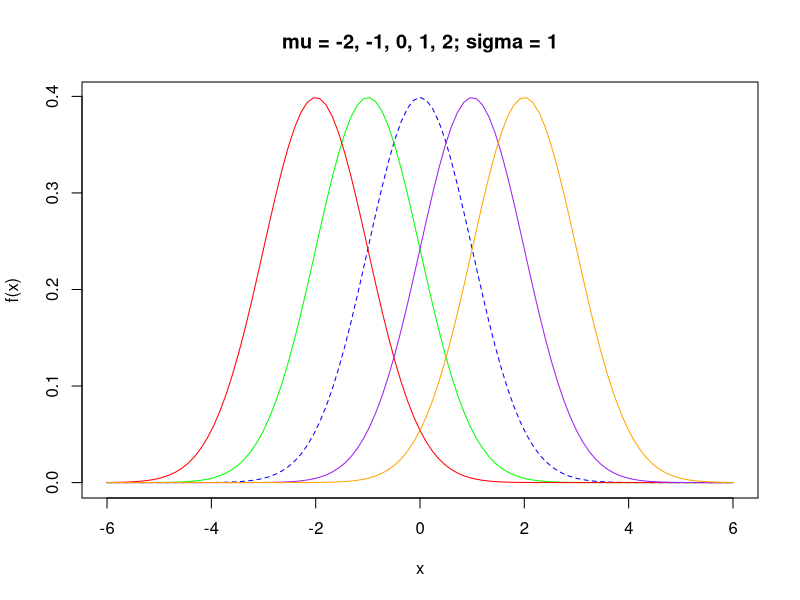
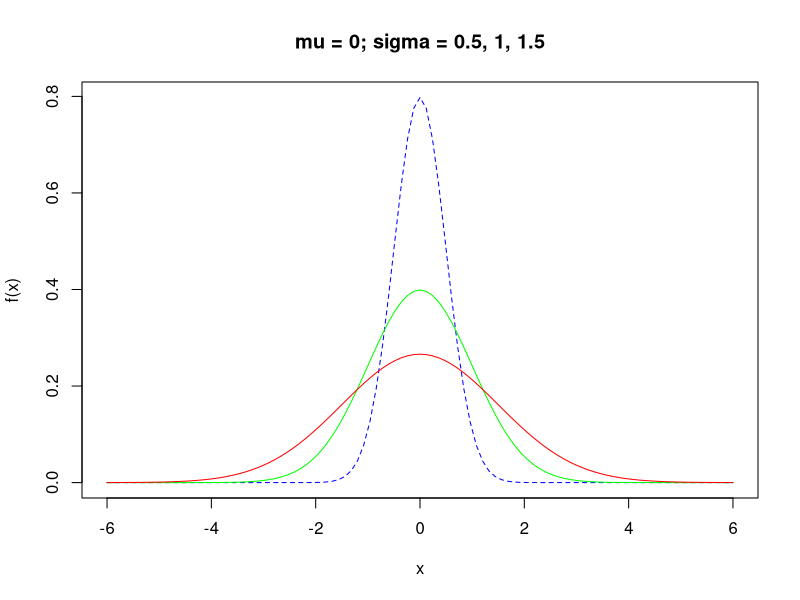
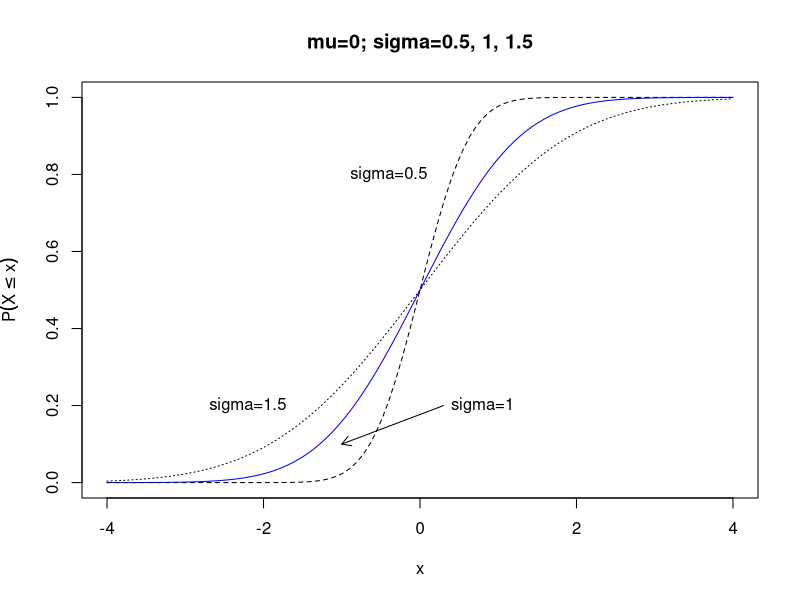
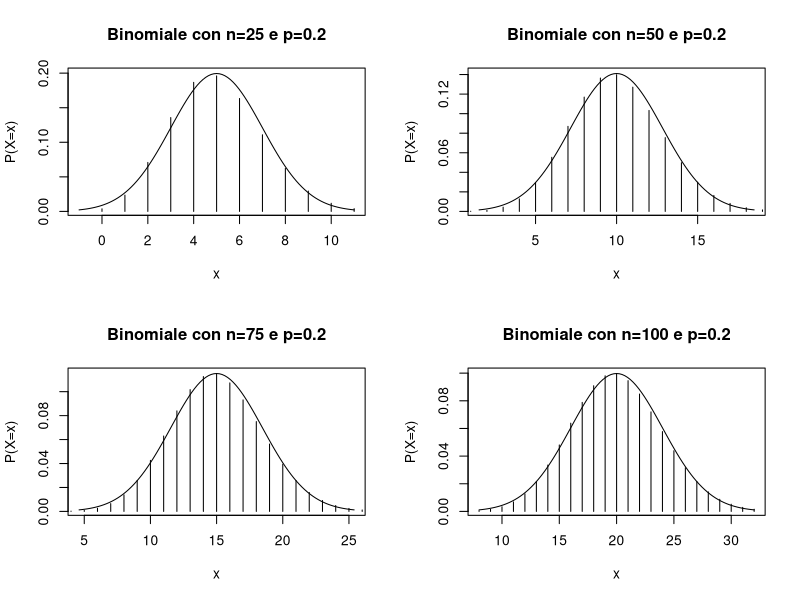
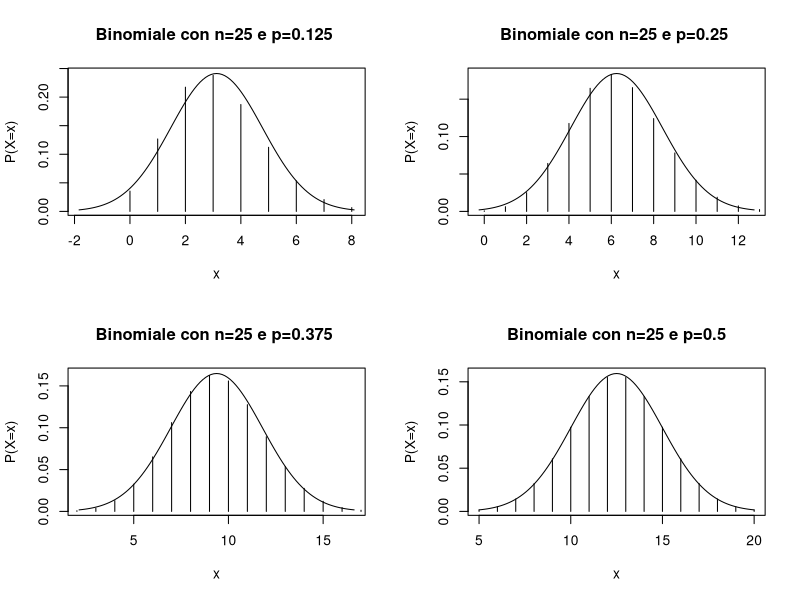
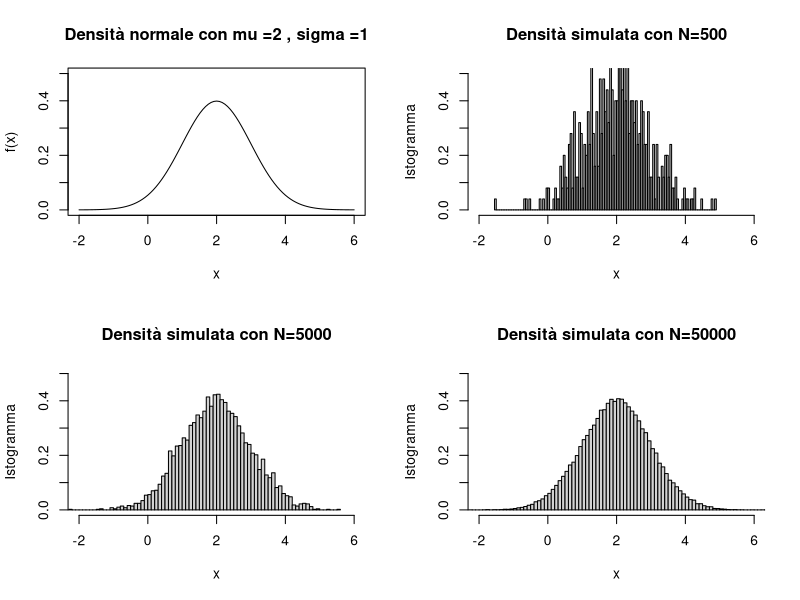
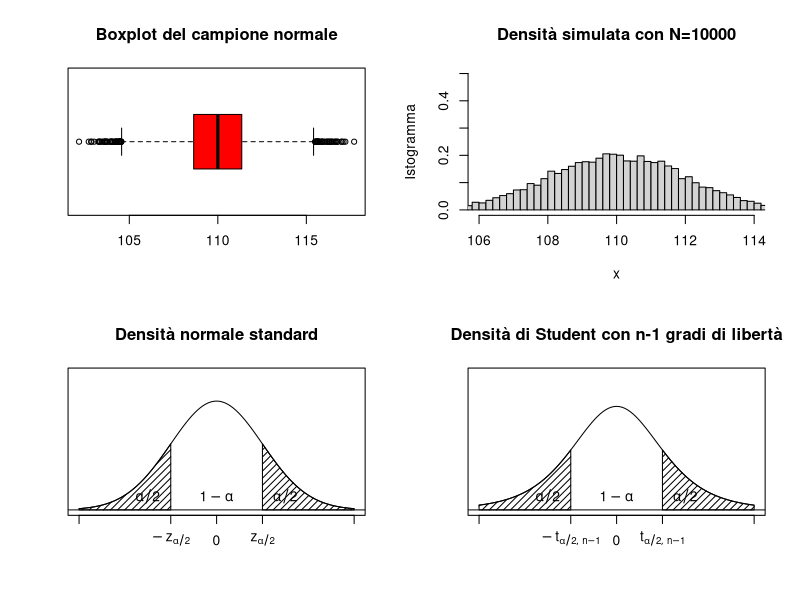
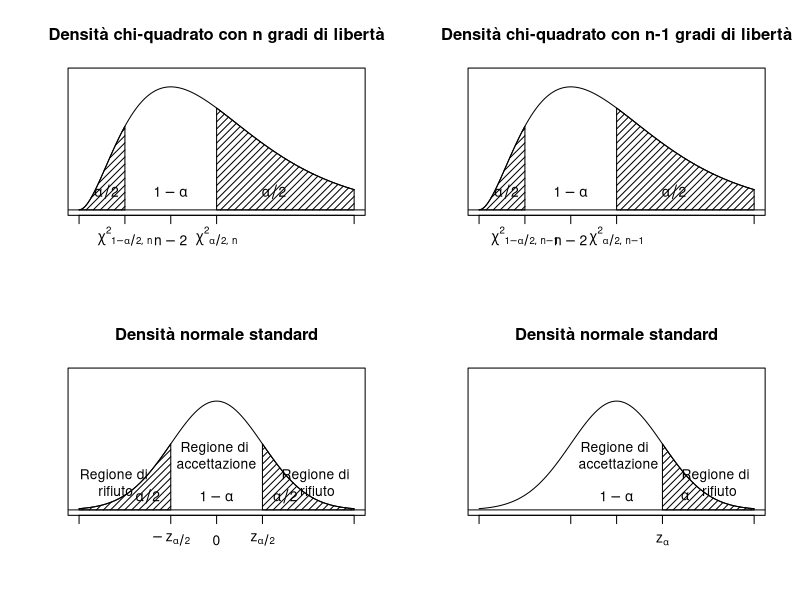

R code for these plots, in order:
## ---- chunk 1
x <- seq(from = -7.5, to = 7.55, by = 0.1)

curve(dnorm(x, mean= 0, sd = 1), from = -6, to= 6, xlab = "x", ylab="f(x)",
      main="mu = -2, -1, 0, 1, 2; sigma = 1", col="blue", lty=2)
curve(dnorm(x, mean= -1, sd = 1), from = -6, to= 6, xlab = "x", ylab="f(x)",
      add = TRUE, col="green")
curve(dnorm(x, mean= -2, sd = 1), from = -6, to= 6, xlab = "x", ylab="f(x)",
      add = TRUE, col="red")
curve(dnorm(x, mean= 1, sd = 1), from = -6, to= 6, xlab = "x", ylab="f(x)",
      add = TRUE, col="purple")
curve(dnorm(x, mean= 2, sd = 1), from = -6, to= 6, xlab = "x", ylab="f(x)",
      add = TRUE, col="orange")
## ---- chunk 2
curve(dnorm(x, mean= 0, sd = 0.5), from = -6, to= 6, xlab = "x", ylab="f(x)", 
      main = "mu = 0; sigma = 0.5, 1, 1.5", col="blue", lty=2)
curve(dnorm(x, mean= 0, sd = 1), from = -6, to= 6, xlab = "x", ylab="f(x)",
      add = TRUE, col="green")
curve(dnorm(x, mean= 0, sd = 1.5), from = -6, to= 6, xlab = "x", ylab="f(x)",
      add = TRUE, col="red")
## ---- chunk 3
curve(pnorm(x, mean = 0, sd = 0.5), from=-4, to=4, xlab = "x", 
      ylab = expression(P(X<=x)), 
      main="mu=0; sigma=0.5, 1, 1.5", lty=2)
text(-0.4, 0.8, "sigma=0.5")
curve(pnorm(x, mean=0, sd=1), add = TRUE, col="blue")
arrows(-1,0.1,0.3,0.2,code = 1,length = 0.10)
text(0.8, 0.2, "sigma=1")
curve(pnorm(x, mean=0, sd=1.5), add = TRUE, lty=3)
text(-2.2,0.2,"sigma=1.5")
## ---- chunk 4
pnorm(3,mean = 0, sd = 1) - pnorm(-3, mean = 0, sd = 1)
## ---- chunk 5
z<-c(0,0.25,0.5,0.75,1)
qnorm(z,mean=0, sd=1)
## ---- chunk 6
par(mfrow =c(2,2))
p<-0.2
q<-1-p
x<-0:25
n<-25
curve(dnorm(x,n*p,sqrt(n*p*q)),from=n*p-3*sqrt(n*p*q),
      to=n*p+3*sqrt(n*p*q),xlab="x",ylab="P(X=x)",
      main="Binomiale con n=25 e p=0.2")
lines(x,dbinom (x,n ,0.2) ,type="h")
x<-0:50
n<-50
curve(dnorm(x,n*p,sqrt(n*p*q)),from=n*p-3*sqrt(n*p*q),
      to=n*p+3*sqrt(n*p*q),xlab="x",ylab="P(X=x)",
      main="Binomiale con n=50 e p=0.2")
lines(x,dbinom (x,n ,0.2) ,type="h")
x<-0:75
n<-75
curve(dnorm(x,n*p,sqrt(n*p*q)),from=n*p-3*sqrt(n*p*q),
      to=n*p+3*sqrt(n*p*q),xlab="x",ylab="P(X=x)",
      main="Binomiale con n=75 e p=0.2")
lines(x,dbinom (x,n ,0.2) ,type="h")
x<-0:100
n<-100
curve(dnorm (x,n*p,sqrt(n*p*q)),from=n*p-3*sqrt(n*p*q),
      to=n*p+3*sqrt(n*p*q),xlab="x",ylab="P(X=x)",
      main="Binomiale con n=100 e p=0.2")
lines(x,dbinom (x,n ,0.2) ,type="h")
## ---- chunk 7
par(mfrow =c(2,2))
x<-0:25
n<-25
p<-0.125
q<-1-p
curve(dnorm(x,n*p,sqrt(n*p*q)),from=n*p-3*sqrt(n*p*q),
      to=n*p+3*sqrt(n*p*q),xlab="x",ylab="P(X=x)",
      main="Binomiale con n=25 e p=0.125 ")
lines(x,dbinom (x,n ,0.125) ,type="h")
p<-0.25
q<-1-p
curve(dnorm(x,n*p,sqrt(n*p*q)),from=n*p-3*sqrt(n*p*q),
      to=n*p+3*sqrt(n*p*q),xlab="x",ylab="P(X=x)",
      main="Binomiale con n=25 e p=0.25 ")
lines(x,dbinom (x,n ,0.25) ,type="h")
p<-0.375
q<-1-p
curve(dnorm(x,n*p,sqrt(n*p*q)),from=n*p-3*sqrt(n*p*q),
      to=n*p+3*sqrt(n*p*q),xlab="x",ylab="P(X=x)",
      main="Binomiale con n=25 e p=0.375 ")
lines(x,dbinom (x,n ,0.375) ,type="h")
p<-0.5
q<-1-p
curve(dnorm(x,n*p,sqrt(n*p*q)),from=n*p-3*sqrt(n*p*q),
      to=n*p+3*sqrt(n*p*q),xlab="x",ylab="P(X=x)",
      main="Binomiale con n=25 e p=0.5")
lines(x,dbinom (x,n ,0.5) ,type="h")
## ---- chunk 8
par ( mfrow = c (2 ,2) )
curve(dnorm(x,mean=2,sd =1),from=-2, to=6 , xlab="x", ylab="f(x)",
ylim = c (0 ,0.5) , main = " Densità normale con mu =2 , sigma =1 " )

sim1<-rnorm(500,mean=2,sd =1)
hist ( sim1 , freq =F , xlim = c ( -2 ,6) , ylim = c (0 ,0.5) ,
       breaks =100 , xlab = " x " ,
       ylab = " Istogramma " , main = " Densità simulata con N=500 " )

sim2 <- rnorm (5000 , mean =2 , sd =1)
hist ( sim2 , freq =F , xlim = c ( -2 ,6) , ylim = c (0 ,0.5) ,
       breaks =100 , xlab = " x " ,
       ylab = " Istogramma " , main = " Densità simulata con N=5000 " )

sim3 <- rnorm (50000 , mean =2 , sd =1)
hist ( sim3 , freq =F , xlim = c ( -2 ,6) , ylim = c (0 ,0.5) , 
       breaks =100 , xlab = " x " ,
       ylab = "Istogramma" , main = " Densità simulata con N=50000 " )
## ---- chunk 9
campione <- rnorm(10000, mean = 110, sd = 2)
## ---- chunk 10
mean(campione)
## ---- chunk 11
var(campione)
## ---- chunk 12
sd(campione)
## ---- chunk 13
quantile(campione)
## ---- chunk 14
boxplot(campione, horizontal = T, main="Boxplot del campione normale", col="red")
## ---- chunk 15
hist (campione , freq =F , xlim = c (106,114) , ylim = c (0 ,0.5) , breaks =100 , 
      xlab = " x " ,ylab = "Istogramma" , main = " Densità simulata con N=10000 ")
## ---- chunk 16
stimaMeanMomenti <- mean(campione)
stimaMeanMomenti
## ---- chunk 17
stimaVarMomenti <- (length(campione)-1) * var(campione)/length(campione)
stimaVarMomenti
## ---- chunk 18
curve(dnorm (x,mean=0,sd=1) ,from=-3, to=3, axes=FALSE ,ylim=c(0 ,0.5) ,
xlab="",ylab="",main="Densità normale standard")
text (0,0.05, expression (1- alpha))
axis(1,c(-3,-1,0,1,3) ,c("",expression (-z[alpha /2]) ,
0, expression (z[alpha /2]) ,""))
vals <-seq(-3,-1, length =100)
x<-c(-3,vals ,-1,-3)
y<-c(0, dnorm(vals) ,0,0)
polygon (x,y,density =20, angle =45)
vals <-seq(1,3, length =100)
x<-c(1,vals ,3,1)
y<-c(0, dnorm(vals) ,0,0)
polygon (x,y,density =20, angle =45)
abline (h=0)
text (-1.5,0.05, expression (alpha/2))
text (1.5 ,0.05 , expression (alpha/2))
box ()
## ---- chunk 19
alpha <- 1-0.95

deviazioneStandard <- 2

n<-length(campione)

#limite inferiore
mean(campione)-qnorm(1-alpha/2, mean=0, sd=1)*deviazioneStandard/sqrt(n)
## ---- chunk 20
#limite superiore
mean(campione)+qnorm(1-alpha/2, mean=0, sd=1)*deviazioneStandard/sqrt(n)
## ---- chunk 21
curve(dt(x,df =5) ,from=-3, to=3, axes=FALSE ,ylim=c(0 ,0.5) ,xlab="",
ylab="",main="Densità di Student con n-1 gradi di libertà")
text(0,0.05, expression (1- alpha ))
axis(1,c(-3,-1,0,1,3) ,c("",expression (-t[list(alpha/2,n-1) ]) ,0,
expression (t[list(alpha/2,n-1) ]),""))
vals <-seq(-3,-1, length =100)
x<-c(-3,vals ,-1,-3)
y<-c(0,dt(vals ,df=5) ,0,0)
polygon (x,y,density =20, angle =45)
vals <-seq(1,3, length =100)
x<-c(1,vals ,3,1)
y<-c(0,dt(vals ,df=5) ,0,0)
polygon (x,y,density =20, angle =45)
abline (h=0)
text (-1.5,0.05, expression (alpha/2))
text (1.5 ,0.05 , expression (alpha/2))
box ()
## ---- chunk 22
alpha <- 1-0.95

ds <- sd(campione)
n <- length(campione)

#stima limite inferiore
mean(campione)-qt(1-alpha/2, df=n-1)*ds/sqrt(n)
## ---- chunk 23
#stima limite superiore
mean(campione)+qt(1-alpha/2, df=n-1)*ds/sqrt(n)
## ---- chunk 24
curve(dchisq (x,df=6) ,from=0, to=12, axes=FALSE ,ylim=c(0 ,0.15),
xlab="",ylab="",main="Densità chi-quadrato con n gradi di libertà")
text (4,0.02, expression (1- alpha))
axis(1,c(0,2,4,6,12) ,c("",expression ({ chi ^2}[ list(1- alpha/2,n)]),expression (n-2) ,expression ({chi ^2}[ list(alpha /2,n)]),""))
vals <-seq(0,2, length =100)
x<-c(0,vals ,2,0)
y<-c(0, dchisq (vals ,df=6) ,0,0)
polygon (x,y,density =20, angle =45)
vals <-seq (6,12, length =100)
x<-c(6,vals ,12 ,6)
y<-c(0, dchisq (vals ,df=6) ,0,0)
polygon (x,y,density =20, angle =45)
abline (h=0)
text (1.2 ,0.02 , expression (alpha /2))
text (8.5 ,0.02 , expression (alpha /2))
box ()
## ---- chunk 25
alpha <- 1-0.95
n <-length(campione)
mu <- 110

#limite inferiore
((n-1)*var (campione)+n*(mean(campione)-mu)**2)/qchisq(1- alpha/2,df=n)
## ---- chunk 26
#limite superiore
((n-1)*var (campione)+n*(mean(campione)-mu)**2)/qchisq(alpha/2,df=n)
## ---- chunk 27
curve(dchisq (x,df=6) ,from=0, to=12, axes=FALSE ,ylim=c(0 ,0.15),
xlab="",ylab="",main="Densità chi-quadrato con n-1 gradi di libertà")
text(4,0.02, expression (1- alpha ))
axis(1,c(0,2,4,6,12) ,c("",expression ({chi ^2}[ list(1- alpha/2,n-1) ]),expression (n-2) ,expression ({chi ^2}[ list(alpha /2,n-1) ]),""))
vals <-seq(0,2, length =100)
x<-c(0,vals ,2,0)
y<-c(0, dchisq (vals ,df=6) ,0,0)
polygon (x,y,density =20, angle =45)
vals <-seq (6,12, length =100)
x<-c(6,vals ,12 ,6)
y<-c(0, dchisq(vals ,df =6) ,0,0)
polygon (x,y,density =20, angle =45)
abline (h=0)
text (1.2 ,0.02 , expression (alpha/2))
text (8.5 ,0.02 , expression (alpha/2))
box ()
## ---- chunk 28
alpha <- 1-0.95
n <- length(campione)

#stima del limite inferiore
(n-1)*var(campione)/qchisq (1- alpha/2,df=n-1)
## ---- chunk 29
#stima del limite superiore
(n-1)*var(campione)/qchisq (alpha/2,df=n-1)
## ---- chunk 30
campione2 <- rnorm(11000, mean = 100, sd = 1.5)
## ---- chunk 31
mean(campione2)
## ---- chunk 32
var(campione2)
## ---- chunk 33
sd(campione2)
## ---- chunk 34
quantile(campione2)
## ---- chunk 35
alpha <- 1 - 0.95

ncamp1 <- length(campione)
ncamp2 <- length(campione2)

mc1 <- mean(campione)
mc2 <- mean(campione2)

sigmacamp1 <- 4
sigmacamp2 <- 2.25

#limite inferiore

mc1-mc2-qnorm(1-alpha/2,mean=0,sd=1)*sqrt(sigmacamp1^2/ncamp1+sigmacamp2^2/ncamp2)

## ---- chunk 36
#limite superiore
mc1-mc2+qnorm(1-alpha/2,mean=0,sd=1)*sqrt(sigmacamp1 ^2/ncamp1+sigmacamp2^2/ncamp2)
## ---- chunk 37
alpha <- 1 - 0.95

ncamp1 <- length(campione)
ncamp2 <- length(campione2)

mc1 <- mean(campione)
mc2 <- mean(campione2)

sigmacamp1 <- sd(campione)
sigmacamp2 <- sd(campione2)

#limite inferiore
mc1-mc2-qnorm(1-alpha/2,mean=0,sd=1)*sqrt(sigmacamp1^2/ncamp1+sigmacamp2^2/ncamp2)
## ---- chunk 38
#limite superiore
mc1-mc2+qnorm(1-alpha/2,mean=0,sd=1)*sqrt(sigmacamp1^2/ncamp1+sigmacamp2^2/ncamp2)
## ---- chunk 39
curve(dnorm(x,mean=0, sd=1) ,from=-3, to=3, axes=FALSE ,ylim=c(0 ,0.5) ,xlab="",ylab="",main="Densità normale standard")
text(0,0.05, expression (1- alpha ))
text(0,0.2,"Regione di \naccettazione")
axis(1,c(-3,-1,0,1,3) ,c("",expression (-z[alpha/2]) ,0, expression (z[alpha/2]) ,""))
vals <-seq(-3,-1, length =100)
x<-c(-3,vals ,-1,-3)
y<-c(0, dnorm(vals) ,0,0)
polygon (x,y,density =20, angle =45)
vals <-seq(1,3, length =100)
x<-c(1,vals ,3,1)
y<-c(0, dnorm(vals) ,0,0)
polygon (x,y,density =20, angle =45)
abline (h=0)
text (-1.5,0.05, expression (alpha/2))
text (-2.2,0.1, "Regione di \nrifiuto")
text (1.5 ,0.05 , expression (alpha/2))
text (2.2 ,0.1 , "Regione di \nrifiuto")
box ()
## ---- chunk 40

alpha <- 0.05
mu0 <- 110.20
sigma <- 2

qnorm(1-alpha/2, mean=0, sd=1)

## ---- chunk 41
- qnorm(1- alpha/2, mean=0, sd=1)
## ---- chunk 42
n <- length(campione)

meancamp <- mean(campione)

(meancamp-mu0)/(sigma/sqrt(n))
## ---- chunk 43
curve (dnorm (x,mean=0,sd=1) ,from=-3, to=3, axes=FALSE ,ylim=c(0 ,0.5)
,xlab="",
ylab="",main="Densità normale standard")
text (0,0.05, expression (1- alpha))
text (0,0.2,"Regione di \n accettazione")
axis(1,c(-3,-1,0,1,3) ,c(""," "," ",expression (z[alpha ]),""))
vals <-seq(1,3, length =100)
x<-c(1,vals ,3,1)
y<-c(0, dnorm(vals) ,0,0)
polygon (x,y,density =20, angle =45)
abline (h=0)
text (1.5 ,0.05 , expression (alpha))
text (2.2 ,0.1 , "Regione di \n rifiuto")
box ()
## ---- chunk 44
curve (dnorm(x,mean=0,sd =1) ,from=-3, to=3, axes=FALSE ,ylim=c(0 ,0.5)
,xlab="",
ylab="",main="Densità normale standard")
text (0,0.05, expression (1- alpha))
text (0,0.2,"Regione di \n accettazione")
axis(1,c(-3,-1,0,1,3) ,c("",expression (-z[alpha ])," "," ",""))
vals <-seq(-3,-1, length =100)
x<-c(-3,vals ,-1,-3)
y<-c(0, dnorm(vals) ,0,0)
polygon (x,y,density =20, angle =45)
abline (h=0)
text (-1.5,0.05, expression (alpha ))
text (-2.2 ,0.1 , "Regione di \n rifiuto")
box ()
## ---- chunk 45
curve (dt(x,df=5) ,from=-3, to=3, axes=FALSE ,ylim=c(0 ,0.5) ,xlab="",
ylab="",main="Densità di Student con n-1 gradi di libertà")
text (0,0.05, expression (1- alpha))
text (0,0.2,"Regione di \n accettazione")
axis(1,c(-3,-1,0,1,3) ,c("",expression (-t[list(alpha /2,n -1) ]) ,0,
expression (t[list(alpha/2,n-1) ]),""))
vals <-seq(-3,-1, length =100)
x<-c(-3,vals ,-1,-3)
y<-c(0, dt(vals ,df =5) ,0,0)
polygon (x,y,density =20, angle =45)
vals <-seq(1,3, length =100)
x<-c(1, vals ,3,1)
y<-c(0, dt(vals ,df =5) ,0,0)
polygon (x,y,density =20, angle =45)
abline (h=0)
text (-1.5,0.05, expression (alpha /2))
text (-2.2,0.1, "Regione di \n rifiuto")
text (1.5 ,0.05 , expression (alpha/2))
text (2.2,0.1, "Regione di \n rifiuto")
box ()
## ---- chunk 46

alpha <- 0.05
mu0 <- 110.20
sigma <- 2

qt(1-alpha/2, df=n-1)

## ---- chunk 47
-qt(1- alpha/2, df=n-1)
## ---- chunk 48
n <- length(campione)

meancamp <- mean(campione)
sdCamp <- sd(campione)
(meancamp-mu0)/(sdCamp/sqrt(n))
## ---- chunk 49
curve (dt(x,df=5) ,from=-3, to=3, axes=FALSE ,ylim=c(0 ,0.5) ,xlab="",
ylab="",main="Densità di Student con n-1 gradi di libertà")
text (0,0.05, expression (1- alpha))
text (0,0.2,"Regione di \n accettazione")
axis(1,c(-3,-1,0,1,3) ,c(""," "," ",expression (t[list(alpha ,n-1) ]),""))
vals <-seq(1,3, length =100)
x<-c(1, vals ,3,1)
y<-c(0, dt(vals ,df =5) ,0,0)
polygon (x,y,density =20, angle =45)
abline (h=0)
text (1.5 ,0.05 , expression (alpha/2))
text (2.2,0.1, "Regione di \n rifiuto")
box ()
## ---- chunk 50
curve (dt(x,df=5) ,from=-3, to=3, axes=FALSE ,ylim=c(0 ,0.5) ,xlab="",
ylab="",main="Densità di Student con n-1 gradi di libertà")
text (0,0.05, expression (1- alpha))
text (0,0.2,"Regione di \n accettazione")
axis(1,c(-3,-1,0,1,3) ,c("",expression (-t[list(alpha ,n-1) ])," "," ",""))
vals <-seq(-3,-1, length =100)
x<-c(-3,vals ,-1,-3)
y<-c(0, dt(vals ,df =5) ,0,0)
polygon (x,y,density =20, angle =45)
abline (h=0)
text (-1.5,0.05, expression (alpha /2))
text (-1.8 ,0.15,"Regione di \n rifiuto")
box ()
## ---- chunk 51
m <- mean(campione)
d <- sd(campione)

a<-numeric(4)
for(i in 1:4)
  a[i] <- qnorm(0.2 * i, mean=m, sd = d)
a

## ---- chunk 52
r <- 5
nint <- numeric(r)
nint[1] <- length(which(campione < a[1]))
nint[2] <- length(which((campione >= a[1]) & (campione < a[2])))
nint[3] <- length(which((campione >= a[2]) & (campione < a[3])))
nint[4] <- length(which((campione >= a[3]) & (campione < a[4])))
nint[5] <- length(which(campione > a[4]))
nint
## ---- chunk 53
chi2 <- sum(((nint-n*0.2) / sqrt(n*0.2))^2)
chi2
## ---- chunk 54
k <- 2
alpha <- 0.05
qchisq(alpha/2, df=r-k-1)
## ---- chunk 55
qchisq(1-alpha/2, df=r-k-1)
